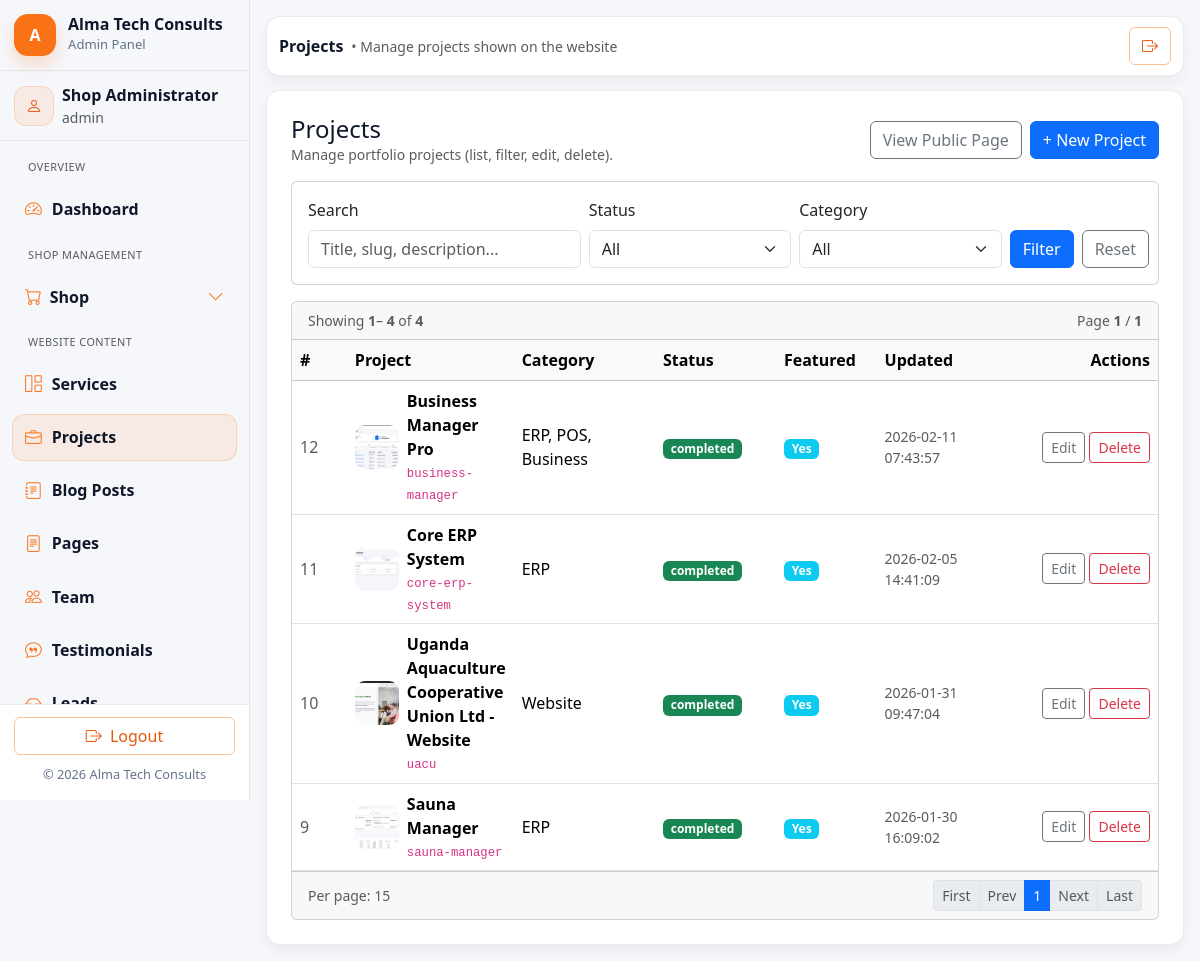
Screenshot of /admin/projects/list.php (signed in) with the database file from the repository.
### tables this page shows
CREATE TABLE `projects` (
  `id` int(10) UNSIGNED NOT NULL,
  `title` varchar(150) NOT NULL,
  `slug` varchar(160) NOT NULL,
  `short_desc` varchar(255) NOT NULL,
  `full_desc` text DEFAULT NULL,
  `category` varchar(80) DEFAULT NULL,
  `project_url` varchar(255) DEFAULT NULL,
  `status` enum('completed','ongoing','paused','draft') NOT NULL DEFAULT 'draft',
  `is_featured` tinyint(1) NOT NULL DEFAULT 0,
  `cover_image` varchar(255) DEFAULT NULL,
  `tech_stack` longtext DEFAULT NULL CHECK (json_valid(`tech_stack`)),
  `created_at` datetime NOT NULL DEFAULT current_timestamp(),
  `updated_at` datetime DEFAULT NULL ON UPDATE current_timestamp()
);

### includes/helpers.php (called while the page is built, shortened)
<?php
if (!function_exists('h')) {
  function h($s): string {
    return htmlspecialchars((string)$s, ENT_QUOTES, 'UTF-8');
  }
}

### admin/projects/list.php (the view, shortened to what this page needs)
<?php
require_once __DIR__ . '/../../includes/helpers.php';
require_once __DIR__ . '/../includes/admin_header.php';
require_once __DIR__ . '/../includes/admin_sidebar.php';
require_once __DIR__ . '/../../includes/db.php';
$db = $GLOBALS['db'] ?? $mysqli ?? null;
$base = rtrim((string)($GLOBALS['BASE_URL'] ?? ''), '/');
$q        = trim((string)($_GET['q'] ?? ''));
$page = (int)($_GET['page'] ?? 1);
$per_page = 15;
$offset   = ($page - 1) * $per_page;
$where = "1=1";
$types = "";
$params = [];
$sqlCount = "SELECT COUNT(*) AS cnt FROM projects p WHERE $where";
$stmt = $db->prepare($sqlCount);
$stmt->execute();
$res = $stmt->get_result();
$total = (int)($res->fetch_assoc()['cnt'] ?? 0);
$total_pages = max(1, (int)ceil($total / $per_page));
$sql = "
  SELECT
    p.id, p.title, p.slug, p.category, p.status, p.is_featured,
    p.cover_image, p.created_at, p.updated_at
  FROM projects p
  WHERE $where
  ORDER BY p.created_at DESC
  LIMIT ? OFFSET ?
";
$stmt = $db->prepare($sql);
$types2 = $types . "ii";
$params2 = array_merge($params, [$per_page, $offset]);
$stmt->bind_param($types2, ...$params2);
$stmt->execute();
$rows = $stmt->get_result()->fetch_all(MYSQLI_ASSOC);
function status_badge(string $status): string {
  $map = [
    'completed' => 'success',
    'ongoing'   => 'primary',
    'paused'    => 'warning',
    'draft'     => 'secondary',
  ];
  $cls = $map[$status] ?? 'dark';
  return '<span class="badge bg-' . $cls . '">' . h($status) . '</span>';
}
?>
<div class="admin-main">
  <?php require_once __DIR__ . '/../includes/admin_topbar.php'; ?>
  <div class="admin-card p-4">
    <div class="d-flex flex-wrap align-items-center justify-content-between gap-2 mb-3">
    <div>
      <h4 class="mb-0">Projects</h4>
      <div class="text-muted small">Manage portfolio projects (list, filter, edit, delete).</div>
    </div>
    <div class="d-flex gap-2">
      <a class="btn btn-outline-secondary" href="<?= h($base) ?>/projects/list" target="_blank" rel="noopener">View Public Page</a>
      <a class="btn btn-primary" href="<?= ADMIN_URL ?>projects/add.php">+ New Project</a>
    </div>
  </div>
  <form class="card mb-3" method="get" action="">
    <div class="card-body">
      <div class="row g-2 align-items-end">
        <div class="col-12 col-md-4">
          <label class="form-label">Search</label>
          <input name="q" value="<?= h($q) ?>" class="form-control" placeholder="Title, slug, description...">
        </div>
        <div class="col-12 col-md-3">
          <label class="form-label">Status</label>
          <select name="status" class="form-select">
            <option value="">All</option>
          </select>
        </div>
        <div class="col-12 col-md-3">
          <label class="form-label">Category</label>
          <select name="category" class="form-select">
            <option value="">All</option>
          </select>
        </div>
        <div class="col-12 col-md-2 d-flex gap-2">
          <button class="btn btn-primary w-100" type="submit">Filter</button>
          <a class="btn btn-outline-secondary w-100" href="list.php">Reset</a>
        </div>
      </div>
    </div>
  </form>
  <div class="card">
    <div class="card-header d-flex flex-wrap justify-content-between align-items-center gap-2">
      <div class="small text-muted">
        Showing <strong><?= (int)min($total, $offset + 1) ?></strong>–
        <strong><?= (int)min($total, $offset + $per_page) ?></strong>
        of <strong><?= (int)$total ?></strong>
      </div>
      <div class="small text-muted">
        Page <strong><?= (int)$page ?></strong> / <strong><?= (int)$total_pages ?></strong>
      </div>
    </div>
    <div class="table-responsive">
      <table class="table table-hover align-middle mb-0">
        <thead class="table-light">
          <tr>
            <th style="width:70px;">#</th>
            <th>Project</th>
            <th style="width:180px;">Category</th>
            <th style="width:140px;">Status</th>
            <th style="width:110px;">Featured</th>
            <th style="width:180px;">Updated</th>
            <th style="width:190px;" class="text-end">Actions</th>
          </tr>
        </thead>
        <tbody>
          <?php if (empty($rows)): ?>
            <tr>
              <td colspan="7" class="text-center py-5 text-muted">No projects found.</td>
            </tr>
          <?php else: ?>
            <?php foreach ($rows as $r): ?>
              <tr>
                <td class="text-muted"><?= (int)$r['id'] ?></td>
                <td>
                  <div class="d-flex align-items-center gap-2">
                    <?php if (!empty($r['cover_image'])): ?>
                      <img
                        src="<?= BASE_URL . ltrim((string)$r['cover_image'], '/') ?>"
                        alt=""
                        style="width:44px;height:44px;object-fit:cover;border-radius:10px;"
                      >
                    <?php else: ?>
                      <div style="width:44px;height:44px;border-radius:10px;" class="bg-light border d-flex align-items-center justify-content-center text-muted">
                        <span class="small">IMG</span>
                      </div>
                    <?php endif; ?>
                    <div>
                      <div class="fw-semibold"><?= h($r['title']) ?></div>
                      <div class="small text-muted">
                        <code><?= h($r['slug']) ?></code>
                      </div>
                    </div>
                  </div>
                </td>
                <td><?= h($r['category'] ?? '-') ?></td>
                <td><?= status_badge((string)($r['status'] ?? 'draft')) ?></td>
                <td>
                  <?php if (!empty($r['is_featured'])): ?>
                    <span class="badge bg-info">Yes</span>
                  <?php else: ?>
                    <span class="text-muted">No</span>
                  <?php endif; ?>
                </td>
                <td class="text-muted small">
                  <?= h((string)($r['updated_at'] ?? $r['created_at'] ?? '')) ?>
                </td>
                <td class="text-end">
                  <a class="btn btn-sm btn-outline-secondary"
                     href="<?= ADMIN_URL ?>projects/edit.php?id=<?= (int)$r['id'] ?>">
                    Edit
                  </a>
                  <form class="d-inline" method="post" action="<?= ADMIN_URL ?>projects/delete.php"
                        onsubmit="return confirm('Delete this project? This cannot be undone.');">
                    <button class="btn btn-sm btn-outline-danger" type="submit">Delete</button>
                  </form>
                </td>
              </tr>
            <?php endforeach; ?>
          <?php endif; ?>
        </tbody>
      </table>
    </div>
    <?php
      $qsBase = $_GET;
      unset($qsBase['page']);
      $qsBaseStr = http_build_query($qsBase);
      $link = function(int $p) use ($qsBaseStr) {
        $q = $qsBaseStr ? ($qsBaseStr . '&') : '';
        return 'list.php?' . $q . 'page=' . $p;
      };
    ?>
    <div class="card-footer d-flex flex-wrap justify-content-between align-items-center gap-2">
      <div class="text-muted small">Per page: <?= (int)$per_page ?></div>
      <nav aria-label="Projects pagination">
        <ul class="pagination pagination-sm mb-0">
          <li class="page-item <?= $page <= 1 ? 'disabled' : '' ?>">
            <a class="page-link" href="<?= h($link(1)) ?>">First</a>
          </li>
          <li class="page-item <?= $page <= 1 ? 'disabled' : '' ?>">
            <a class="page-link" href="<?= h($link(max(1, $page - 1))) ?>">Prev</a>
          </li>
          <?php
            $start = max(1, $page - 2);
            $end   = min($total_pages, $page + 2);
            for ($p = $start; $p <= $end; $p++):
          ?>
            <li class="page-item <?= $p === $page ? 'active' : '' ?>">
              <a class="page-link" href="<?= h($link($p)) ?>"><?= (int)$p ?></a>
            </li>
          <?php endfor; ?>
          <li class="page-item <?= $page >= $total_pages ? 'disabled' : '' ?>">
            <a class="page-link" href="<?= h($link(min($total_pages, $page + 1))) ?>">Next</a>
          </li>
          <li class="page-item <?= $page >= $total_pages ? 'disabled' : '' ?>">
            <a class="page-link" href="<?= h($link($total_pages)) ?>">Last</a>
          </li>
        </ul>
      </nav>
    </div>
    </div>
  </div>
</div>
<?php require_once __DIR__ . '/../includes/admin_footer.php'; ?>

### assets/css/main.css (style rules this page uses)
:root { --orange-900:#c2410c; --orange-700:#ea580c; --orange-600:#f97316; --orange-500:#fb923c; --orange-400:#fdba74; --orange-200:#fed7aa; --orange-100:#ffedd5; --text:#0f172a; --muted:#64748b; --border:#e2e8f0; --bg-soft:#fff7ed; --transition-fast: 0.2s ease; --transition-smooth: 0.3s ease; --transition-bounce: 0.4s cubic-bezier(0.68, -0.55, 0.265, 1.55); }
html { scroll-behavior: smooth; }
body { color: var(--text); background: #ffffff; }
a { transition: color var(--transition-fast); color: var(--text); }
.form-control, .form-select { transition: all var(--transition-smooth); }

### assets/css/admin.css (style rules this page uses)
.admin-shell { background: #f6f7fb; min-height: 100vh; }
:root { --admin-radius: 14px; --admin-border: rgba(15, 23, 42, .08); --admin-shadow: 0 8px 18px rgba(2,6,23,.06); --admin-shadow-soft: 0 6px 14px rgba(2,6,23,.05); }
.admin-main { flex:1; padding: 16px; margin-left: 0; }
.admin-card { border: 1px solid var(--admin-border); border-radius: var(--admin-radius); background:#fff; box-shadow: var(--admin-shadow-soft); }
.admin-main { flex: 1 1 auto; min-width: 0; }
@media (min-width: 992px) { .admin-main { margin-left: 0 !important; } }

### rows the page displays
projects: id "12", cover_image (picture), title "Business Manager Pro", slug "business-manager", category "ERP, POS, Business", status "completed", is_featured "Yes", updated_at "2026-02-11 07:43:57"
projects: id "11", cover_image (picture), title "Core ERP System", slug "core-erp-system", category "ERP", status "completed", is_featured "Yes", updated_at "2026-02-05 14:41:09"
projects: id "10", cover_image (picture), title "Uganda Aquaculture Cooperative Union Ltd - Website", slug "uacu", category "Website", status "completed", is_featured "Yes", created_at "2026-01-31 09:47:04"
projects: id "9", cover_image (picture), title "Sauna Manager", slug "sauna-manager", category "ERP", status "completed", is_featured "Yes", created_at "2026-01-30 16:09:02"

### other values shown
$admin['name'] "Shop Administrator"
$admin['role'] "admin"
$page_heading "Projects"
$page_subtitle "Manage projects shown on the website"
min($total, $offset + 1) "1"
min($total, $offset + $per_page) "4"
$total "4"
$page "1"
$total_pages "1"
$per_page "15"
